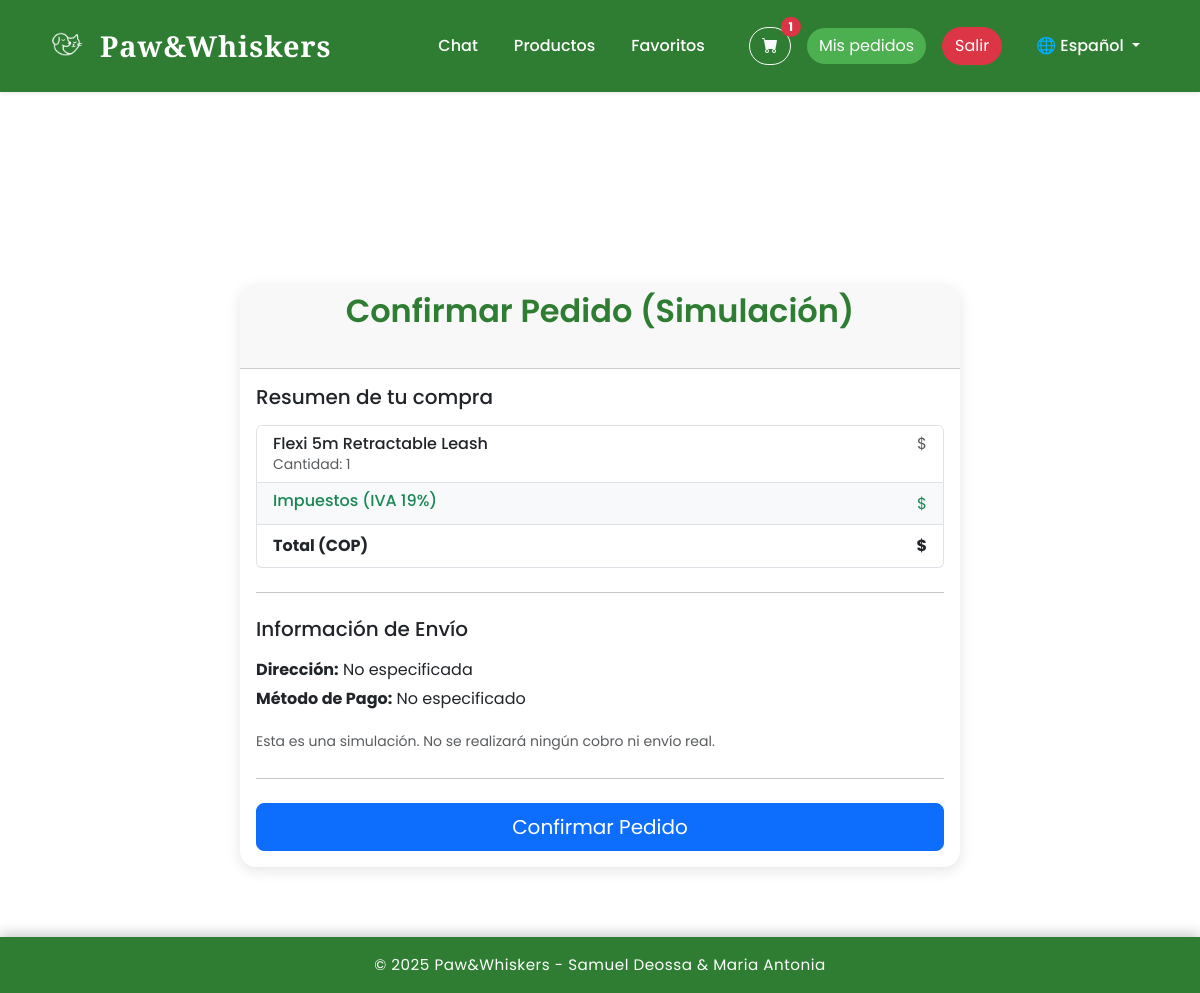
Screenshot of /pedido/ (signed in) with the database file from the repository.
### carrito/models.py (models this page shows, shortened)
class Carrito(models.Model):
    cliente = models.ForeignKey(CuentaCliente, on_delete=models.CASCADE)
    productos = models.ManyToManyField(Producto, through="CarritoItem")
    totalCarrito = models.DecimalField(max_digits=10, decimal_places=2, default=0)

class CarritoItem(models.Model):
    carrito = models.ForeignKey(Carrito, on_delete=models.CASCADE)
    producto = models.ForeignKey(Producto, on_delete=models.CASCADE)
    cantidad = models.PositiveIntegerField()

### productos/models.py (models this page shows, shortened)
class Producto(models.Model):
    nombre = models.CharField(max_length=100)
    descripcion = models.TextField()
    clasificacion = models.CharField(max_length=50)
    precio = models.DecimalField(max_digits=10, decimal_places=2)
    imagen = models.ImageField(upload_to="productos/")
    cantidadDisp = models.PositiveIntegerField()
    activo = models.BooleanField(default=True)  # 👈 agrega esto

### clientes/models.py (models this page shows, shortened)
class CuentaCliente(models.Model):
    user = models.OneToOneField(User, on_delete=models.CASCADE)
    direccionPedido = models.CharField(max_length=200)
    metodoPago = models.CharField(max_length=50)

### pedidos/views.py (the view, shortened to what this page needs)
# urls.py: path('', views.realizar_pedido, name="realizar_pedido"),
@login_required
def realizar_pedido(request):
    cliente = get_object_or_404(CuentaCliente, user=request.user)
    try:
        carrito = Carrito.objects.get(cliente=cliente)
        items = carrito.carritoitem_set.all()
    except Carrito.DoesNotExist:
        return redirect('ver_carrito')
    if not items.exists():
        messages.info(request, _("Tu carrito está vacío. Añade productos antes de realizar un pedido."))
        return redirect('ver_carrito')
    if request.method == _("GET"):
        for item in items:
            if item.cantidad > item.producto.cantidadDisp:
                messages.error(request, f"Stock insuficiente para '{item.producto.nombre}'. Disponible: {item.producto.cantidadDisp}, en carrito: {item.cantidad}.")
                return redirect('ver_carrito')
    context = {
        _("carrito"): carrito,
        _("items"): items
    }
    return render(request, "pedidos/pedido.html", context)

### carrito/context_processors.py (called while the page is built)
def carrito_context(request):
    if request.user.is_authenticated and not request.user.is_superuser:
        try:
            cliente = CuentaCliente.objects.get(user=request.user)
            carrito, _ = Carrito.objects.get_or_create(cliente=cliente)
            return {'carrito_context': carrito}
        except CuentaCliente.DoesNotExist:
            return {'carrito_context': None}
    return {'carrito_context': None}

### tienda/context_processors.py (called while the page is built)
def clima_medellin(request):
    try:
        latitud = 6.2518
        longitud = -75.5636
        url = f"https://api.open-meteo.com/v1/forecast?latitude={latitud}&longitude={longitud}&current_weather=true"
        response = requests.get(url, timeout=5) # Timeout de 5 segundos
        response.raise_for_status()  # Lanza un error para respuestas 4xx/5xx
        data = response.json()
        clima = {
            'temperatura': data['current_weather']['temperature'],
            'codigo_clima': data['current_weather']['weathercode']
        }
        return {'clima_medellin': clima}
    except requests.exceptions.RequestException as e:
        print(f"Error al obtener el clima: {e}")
        return {}
    except (KeyError, ValueError) as e:
        print(f"Error al procesar los datos del clima: {e}")
        return {}

### templates/pedidos/pedido.html (shortened to what this page needs)
{% extends "tienda/base.html" %}
{% load i18n %}
{% block content %}
<div class="container mt-5 pt-5">
    <div class="row justify-content-center">
        <div class="col-lg-8">
            <div class="card">
                <div class="card-header text-center">
                    <h2>{% trans "Confirmar Pedido (Simulación)" %}</h2>
                </div>
                <div class="card-body">
                    <h5 class="mb-3">{% trans "Resumen de tu compra" %}</h5>
                    <ul class="list-group mb-3">
                        {% for item in items %}
                        <li class="list-group-item d-flex justify-content-between lh-sm">
                            <div>
                                <h6 class="my-0">{{ item.producto.nombre }}</h6>
                                <small class="text-muted">Cantidad: {{ item.cantidad }}</small>
                            </div>
                            <span class="text-muted">${{ item.subtotal|floatformat:2 }}</span>
                        </li>
                        {% endfor %}
                        <li class="list-group-item d-flex justify-content-between bg-light">
                            <div class="text-success">
                                <h6 class="my-0">Impuestos (IVA 19%)</h6>
                            </div>
                            <span class="text-success">${{ carrito.impuestos|floatformat:2 }}</span>
                        </li>
                        <li class="list-group-item d-flex justify-content-between">
                            <strong>{% trans "Total (COP)" %}</strong>
                            <strong>${{ carrito.total_carrito|floatformat:2 }}</strong>
                        </li>
                    </ul>
                    <hr class="my-4">
                    <h5 class="mb-3">{% trans "Información de Envío" %}</h5>
                    <p class="mb-1"><strong>{% trans "Dirección:" %}</strong> {{ request.user.cuentacliente.direccionPedido|default:"No especificada" }}</p>
                    <p><strong>{% trans "Método de Pago:" %}</strong> {{ request.user.cuentacliente.metodoPago|default:"No especificado" }}</p>
                    <small class="text-muted">{% trans "Esta es una simulación. No se realizará ningún cobro ni envío real." %}</small>
                    <hr class="my-4">
                    <form method="post">
                        <div class="d-grid">
                            <button type="submit" class="btn btn-primary btn-lg">{% trans "Confirmar Pedido" %}</button>
                        </div>
                    </form>
                </div>
            </div>
        </div>
    </div>
</div>
{% endblock %}

### templates/tienda/base.html (shortened to what this page needs)
{% load i18n %}
<!DOCTYPE html>
<html lang="{{ LANGUAGE_CODE }}">
<head>
    {% load static %}
    <link rel="stylesheet" href="https://cdn.jsdelivr.net/npm/bootstrap@5.3.0/dist/css/bootstrap.min.css">
    <link rel="stylesheet" href="{% static 'tienda/style.css' %}">
    <link rel="stylesheet" href="https://unpkg.com/aos@2.3.1/dist/aos.css">
    <link rel="stylesheet" href="https://cdn.jsdelivr.net/npm/bootstrap-icons@1.10.5/font/bootstrap-icons.css">
</head>
<body>
    <nav id="mainNavbar" class="navbar navbar-expand-lg fixed-top shadow-sm">
        <div class="container">
            <a class="navbar-brand d-flex align-items-center" href="{% url 'home' %}">
                <img src="{% static 'tienda/logon.png' %}" alt="Logo" width="50" height="50" class="logo-img me-2">
                <span class="brand-text">{% trans "Paw&Whiskers" %}</span>
            </a>
            <div class="collapse navbar-collapse justify-content-end d-none d-lg-flex">
                <ul class="navbar-nav align-items-center">
                    {% if user.is_authenticated %}
                        {% if user.is_superuser %}
                            <li class="nav-item">
                                <a href="{% url 'lista_productos' %}" class="btn btn-warning ms-3">{% trans "Gestión" %}</a>
                            </li>
                            <li class="nav-item">
                                <a href="{% url 'reporte_pedidos' %}" class="btn btn-info ms-3">{% trans "Reportes" %}</a>
                            </li>
                            <li class="nav-item">
                                <a href="{% url 'ver_historial' %}" class="btn btn-secondary ms-3">{% trans "Historial" %}</a>
                            </li>
                        {% else %}
                            <li class="nav-item">
                                <a href="{% url 'chatbot_page' %}" class="nav-link">{% trans "Chat" %}</a>
                            </li>
                            <li class="nav-item">
                                <a href="{% url 'listar_productos' %}" class="nav-link">{% trans "Productos" %}</a>
                            </li>
                            <li class="nav-item">
                                <a href="{% url 'ver_favoritos' %}" class="nav-link">{% trans "Favoritos" %}</a>
                            </li>
                            <li class="nav-item position-relative ms-3">
                                <a href="{% url 'ver_carrito' %}" class="btn btn-outline-light">
                                    <i class="bi bi-cart-fill"></i>
                                    {% if carrito_context and carrito_context.carritoitem_set.count > 0 %}
                                    <span class="position-absolute top-0 start-100 translate-middle badge rounded-pill bg-danger">
                                        {{ carrito_context.carritoitem_set.count }}
                                    </span>
                                    {% endif %}
                                </a>
                            </li>
                            <li class="nav-item">
                                <a href="{% url 'realizar_pedido' %}" class="btn btn-success ms-3">{% trans "Mis pedidos" %}</a>
                            </li>
                        {% endif %}
                        <li class="nav-item">
                            <a href="{% url 'logout' %}" class="btn btn-danger ms-3">{% trans "Salir" %}</a>
                        </li>
                    {% else %}
                        <li class="nav-item">
                            <a href="{% url 'login' %}" class="btn btn-outline-light ms-3">{% trans "Login" %}</a>
                        </li>
                    {% endif %}
                    <li class="nav-item dropdown ms-3">
                        <a class="nav-link dropdown-toggle text-light" href="#" id="langDropdown" role="button" data-bs-toggle="dropdown" aria-expanded="false">
                            🌐 {% get_current_language as LANGUAGE_CODE %}
                            {% if LANGUAGE_CODE == 'es' %} Español {% else %} English {% endif %}
                        </a>
                    </li>
                </ul>
            </div>
        </div>
    </nav>
    <main class="container pt-5 mt-5">
        {% block content %}
        {% endblock %}
    </main>
    <footer class="py-3">
        <p class="text-center mb-0">{% trans "© 2025 Paw&Whiskers - Samuel Deossa & Maria Antonia" %}</p>
    </footer>
</body>
</html>

### static/tienda/style.css (style rules this page uses)
* { margin: 0; padding: 0; box-sizing: border-box; }
body { font-family: 'Poppins', sans-serif; background: #ffffff; color: #333; line-height: 1.6; }
#mainNavbar { transition: top 0.4s ease-in-out, background 0.4s ease-in-out; position: sticky; top: 0; z-index: 1000; }
.navbar { background: #2E7D32 !important; padding: 1rem 1.5rem; box-shadow: 0 4px 12px rgba(0,0,0,0.2); transition: all 0.3s ease; }
.navbar-brand { display: flex; align-items: center; text-decoration: none; }
.navbar-brand .logo-img { transition: transform 0.3s ease; }
.brand-text { font-family: 'Playfair Display', serif; font-weight: 700; font-size: 1.8rem; color: #ffffff; letter-spacing: 1px; transition: color 0.3s ease; }
.nav-link { color: #fff !important; margin: 0 10px; font-weight: 500; transition: color 0.3s ease, transform 0.2s ease; }
.navbar a.btn { margin-left: 10px; border-radius: 25px; transition: all 0.3s ease; }
h2 { color: #2E7D32; font-weight: 600; text-align: center; margin-bottom: 30px; }
.card { background: #fff; border: none; border-radius: 16px; overflow: hidden; box-shadow: 0 4px 14px rgba(0,0,0,0.1); transition: transform 0.3s ease, box-shadow 0.3s ease; }
.btn-success { background: #4CAF50; border: none; border-radius: 25px; transition: all 0.3s ease; }
footer { background: #2E7D32; color: #fff; font-size: 0.95rem; text-align: center; padding: 30px; margin-top: 70px; box-shadow: 0 -4px 12px rgba(0,0,0,0.2); }
footer p { margin: 0; letter-spacing: 0.5px; }

### rows the page displays
Carrito: carritoitem_set.count "1"
CarritoItem: producto.nombre "Flexi 5m Retractable Leash", cantidad "1"

### other values shown
{{ request.user.cuentacliente.direccionPedido|default:"No especificada" }} "No especificada"
{{ request.user.cuentacliente.metodoPago|default:"No especificado" }} "No especificado"
